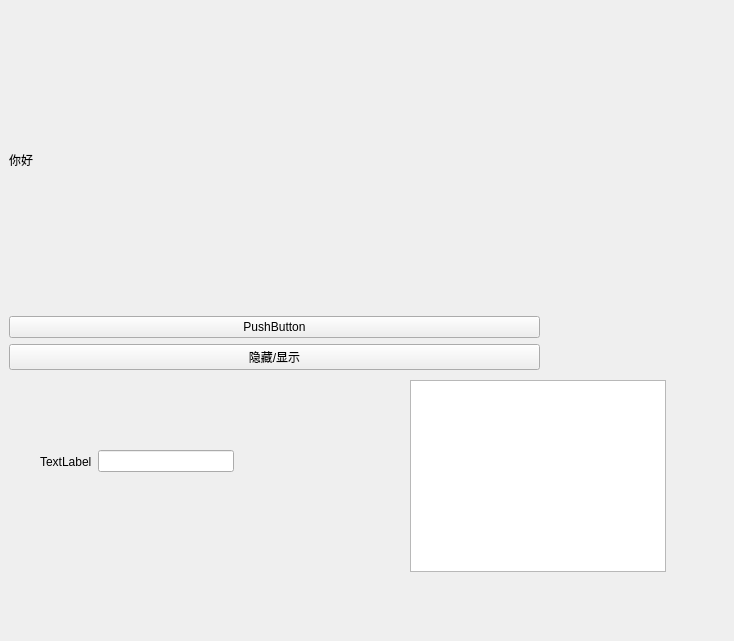
<?xml version="1.0" encoding="UTF-8"?>
<ui version="4.0">
 <class>Widget</class>
 <widget class="QWidget" name="Widget">
  <property name="geometry">
   <rect>
    <x>0</x>
    <y>0</y>
    <width>734</width>
    <height>641</height>
   </rect>
  </property>
  <property name="windowTitle">
   <string>Widget</string>
  </property>
  <widget class="QWidget" name="layoutWidget">
   <property name="geometry">
    <rect>
     <x>9</x>
     <y>9</y>
     <width>531</width>
     <height>361</height>
    </rect>
   </property>
   <layout class="QVBoxLayout" name="verticalLayout">
    <item>
     <widget class="QLabel" name="label">
      <property name="text">
       <string>你好</string>
      </property>
     </widget>
    </item>
    <item>
     <widget class="QPushButton" name="pushButton_2">
      <property name="text">
       <string>PushButton</string>
      </property>
     </widget>
    </item>
    <item>
     <widget class="QPushButton" name="pushButton">
      <property name="text">
       <string>隐藏/显示</string>
      </property>
     </widget>
    </item>
   </layout>
  </widget>
  <widget class="QTextBrowser" name="textBrowser">
   <property name="geometry">
    <rect>
     <x>410</x>
     <y>380</y>
     <width>256</width>
     <height>192</height>
    </rect>
   </property>
  </widget>
  <widget class="QToolButton" name="toolButton">
   <property name="geometry">
    <rect>
     <x>140</x>
     <y>520</y>
     <width>106</width>
     <height>106</height>
    </rect>
   </property>
   <property name="minimumSize">
    <size>
     <width>106</width>
     <height>106</height>
    </size>
   </property>
   <property name="maximumSize">
    <size>
     <width>106</width>
     <height>106</height>
    </size>
   </property>
   <property name="cursor">
    <cursorShape>PointingHandCursor</cursorShape>
   </property>
   <property name="text">
    <string/>
   </property>
   <property name="autoRaise">
    <bool>true</bool>
   </property>
  </widget>
  <widget class="QWidget" name="layoutWidget">
   <property name="geometry">
    <rect>
     <x>40</x>
     <y>450</y>
     <width>194</width>
     <height>23</height>
    </rect>
   </property>
   <layout class="QHBoxLayout" name="horizontalLayout">
    <item>
     <widget class="QLabel" name="label_2">
      <property name="text">
       <string>TextLabel</string>
      </property>
     </widget>
    </item>
    <item>
     <widget class="QLineEdit" name="lineEdit"/>
    </item>
   </layout>
  </widget>
 </widget>
 <resources/>
 <connections/>
</ui>
